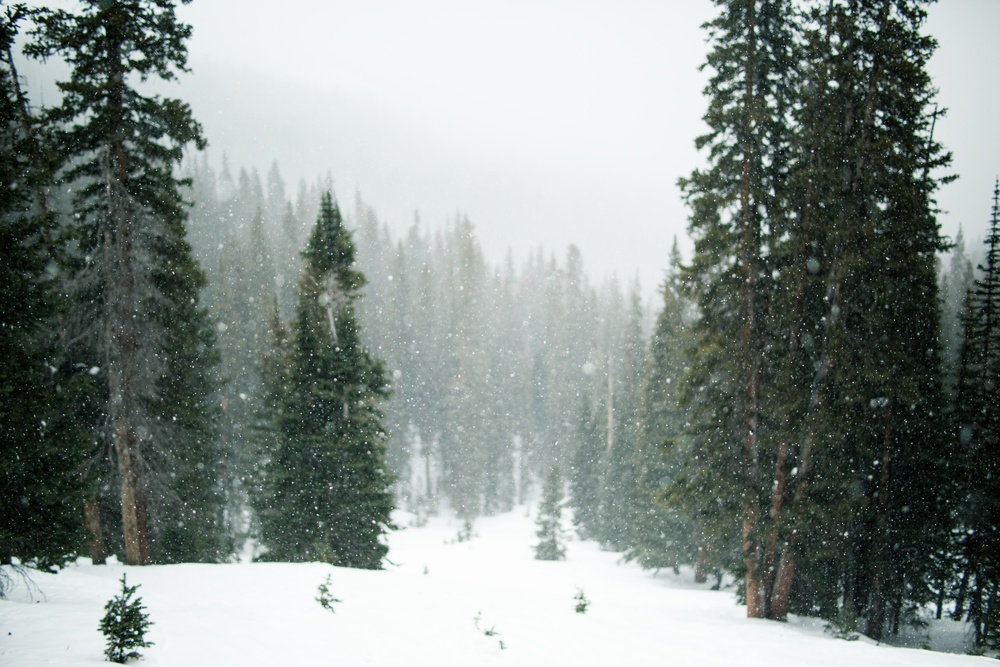
#> input picture images/grant-lemons-UtmErZJ9fGo-unsplash.jpg, 1000 x 667 px, shrunk from 5757 x 3838 before the run; its folder holds only this picture in this run
$ python p5_Image_Editor.py
#> lines starting #> are read from the running program, lines starting #| are printed output that depends on the picture
import os

from PIL import Image, ImageEnhance, ImageFilter

# Path for the image and the new image
path = './images/'
pathOut = './images/out/'

for filename in os.listdir(path):
    if filename.endswith('.jpg'):
        img = Image.open(path + filename)
#> img is the input picture: PIL image 1000x667 RGB; mean R, G, B 134.4, 143.3, 138.9
        # Convert to grayscale
        img = img.convert('L')
#> img: PIL image 1000x667 L
        # Apply a filter
        img = img.filter(ImageFilter.SHARPEN)
        # Apply a contrast
        img = ImageEnhance.Contrast(img).enhance(1.5)
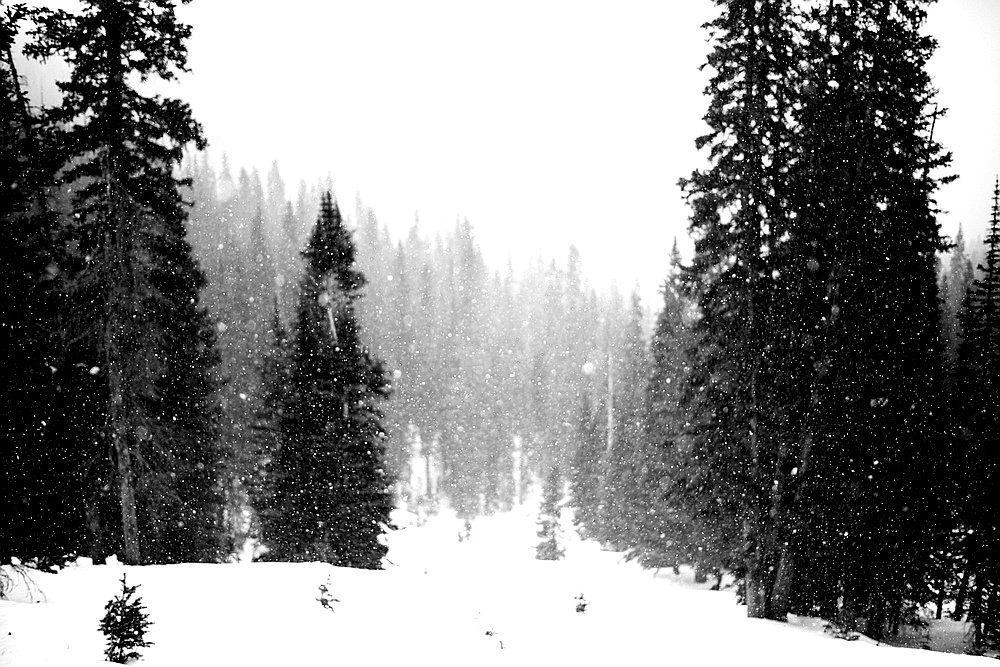
#> img: PIL image 1000x667 L; min 0, max 255, mean 135
        # Save the image
        img.save(pathOut + filename)
        print('Image saved: ' + filename)
    else:
        print('Not an image: ' + filename)

# Pillow Documentation: https://pillow.readthedocs.io/en/stable/index.html
